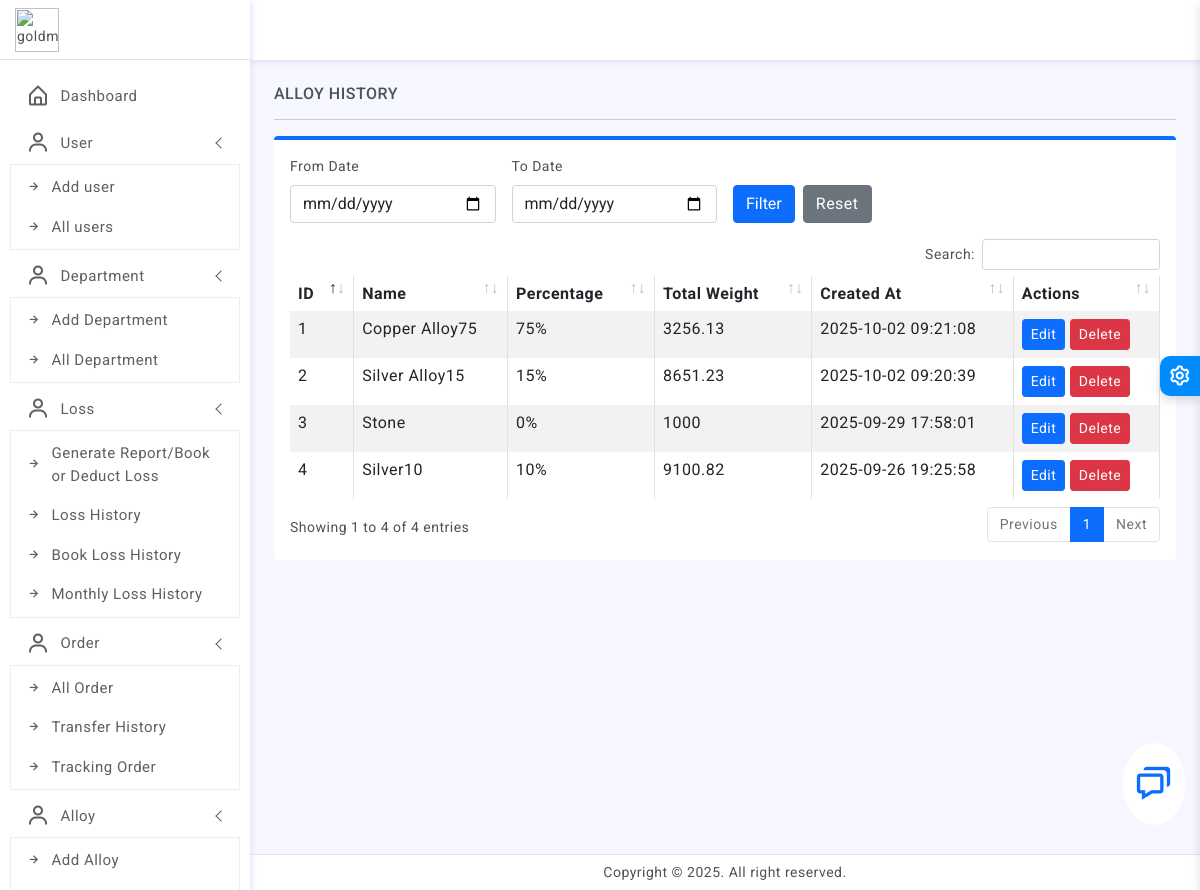
Screenshot of /jfdkgSD__UUECV_PIOU123/alloy_history.php (signed in) with the database file from the repository.
### tables this page shows
CREATE TABLE `alloy` (
  `id` int(11) NOT NULL,
  `name` varchar(100) NOT NULL,
  `percentage` varchar(100) NOT NULL,
  `total_weight` varchar(100) DEFAULT '0',
  `date` datetime NOT NULL DEFAULT current_timestamp()
);

### jfdkgSD__UUECV_PIOU123/alloy_history.php (the view, shortened to what this page needs)
<?php
include 'include/header.php';
$sql = "SELECT * FROM alloy WHERE 1";
$from_date = $to_date = "";
$sql .= " ORDER BY date DESC";
$alloys = $link->query($sql);
?>
<div class="page-wrapper">
    <div class="page-content">
        <div class="col-xl-12 mx-auto">
            <h6 class="mb-0 text-uppercase">Alloy History</h6>
            <hr/>
            <div class="card border-top border-0 border-4 border-primary">
                <div class="card-body">
                    <form method="POST" class="row g-3 mb-3">
                        <div class="col-md-3">
                            <label class="form-label">From Date</label>
                            <input type="date" name="from_date" value="<?= $from_date ?>" class="form-control">
                        </div>
                        <div class="col-md-3">
                            <label class="form-label">To Date</label>
                            <input type="date" name="to_date" value="<?= $to_date ?>" class="form-control">
                        </div>
                        <div class="col-md-3 d-flex align-items-end">
                            <button type="submit" name="filter" class="btn btn-primary">Filter</button>
                            <a href="alloy_list.php" class="btn btn-secondary ms-2">Reset</a>
                        </div>
                    </form>
                    <div class="table-responsive">
                        <table id="example2" class="table table-striped table-bordered" style="width:100%">
                            <thead>
                                <tr>
                                    <th>ID</th>
                                    <th>Name</th>
                                    <th>Percentage</th>
                                    <th>Total Weight</th>
                                    <th>Created At</th>
                                    <th>Actions</th>
                                </tr>
                            </thead>
                            <tbody>
                                <?php
                                $sr = 1;
                                while ($row = $alloys->fetch_assoc()): ?>
                                <tr>
                                    <td><?= $sr++ ?></td>
                                    <td><?= htmlspecialchars($row['name']) ?></td>
                                    <td><?= htmlspecialchars($row['percentage']) ?>%</td>
                                    <td><?= $row['total_weight'] ?></td>
                                    <td><?= $row['date'] ?></td>
                                    <td>
                                        <a href="edit_alloy.php?id=<?= $row['id'] ?>" class="btn btn-sm btn-primary">Edit</a>
                                        <a href="delete_alloy.php?id=<?= $row['id'] ?>" class="btn btn-sm btn-danger" onclick="return confirm('Are you sure to delete?')">Delete</a>
                                    </td>
                                </tr>
                                <?php endwhile; ?>
                            </tbody>
                        </table>
                    </div>
                </div>
            </div>
        </div>
    </div>
</div>
<?php include 'include/footer.php'; ?>

### jfdkgSD__UUECV_PIOU123/assets/css/app.css (style rules this page uses)
body { font-size: 14px; color: #4c5258; letter-spacing: .5px; background: #f7f7ff; overflow-x: hidden; font-family: Roboto, sans-serif }
.page-wrapper { height: 100%; margin-top: 60px; margin-bottom: 30px; margin-left: 250px }
.page-content { padding: 1.5rem 1.5rem 0.7rem 1.5rem }
input::placeholder { color: #000!important; opacity: .3!important }

### rows the page displays
alloy: name "Copper Alloy75", percentage "75", total_weight "3256.13", date "2025-10-02 09:21:08"
alloy: name "Silver Alloy15", percentage "15", total_weight "8651.23", date "2025-10-02 09:20:39"
alloy: name "Stone", percentage "0", total_weight "1000", date "2025-09-29 17:58:01"
alloy: name "Silver10", percentage "10", total_weight "9100.82", date "2025-09-26 19:25:58"
